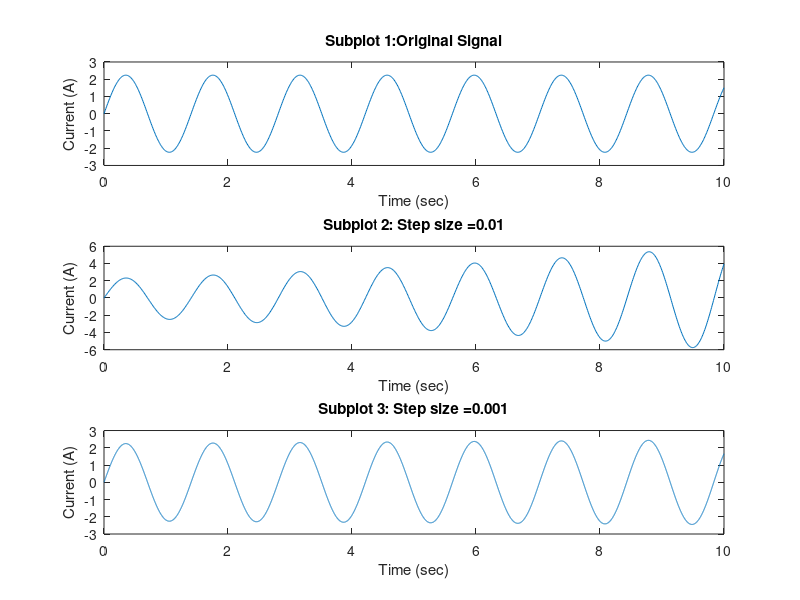

MATLAB code to generate this figure:
clc
clear all

R=0.0001;
L=0.1;
C=0.5;
g=0:0.01:10;
Vn=1;
tf=10;
I= sqrt(C/L)*Vn*sin(g/sqrt(L*C));
A=[-R/L -1/L; 1/C 0];
B=[1/L ; 0];

h=0.01; 
nos1 = round(tf/h);
I1(1)=0;   %for t =1
vc(1)=0;   %for t =1

for i=1:nos1
    I1(i+1)= I1(i)+h*(I(i)*A(1,1) +A(1,2)*vc(i)+B(1)*Vn);
    vc(i+1)=vc(i)+(A(2,1)*h*I1(i));
end

h1=0.001;
g1=0:0.001:10;
nos2 = round(tf/h1);
I2(1)=0;   %for t =1
vc2(1)=0;   %for t =1

for j=1:nos2
    I2(j+1)= I2(j)+h1*(I2(j)*A(1,1) +A(1,2)*vc2(j)+B(1)*Vn);
    vc2(j+1)=vc2(j)+(A(2,1)*h1*I2(j));
end

subplot(3,1,1)
plot(g,I)
title('Subplot 1:Original Signal');
xlabel('Time (sec)');
ylabel('Current (A)');

subplot(3,1,2)
plot(g,I1)
title('Subplot 2: Step size =0.01');
xlabel('Time (sec)');
ylabel('Current (A)');

subplot(3,1,3)
plot(g1,I2)
title('Subplot 3: Step size =0.001');
xlabel('Time (sec)');
ylabel('Current (A)');